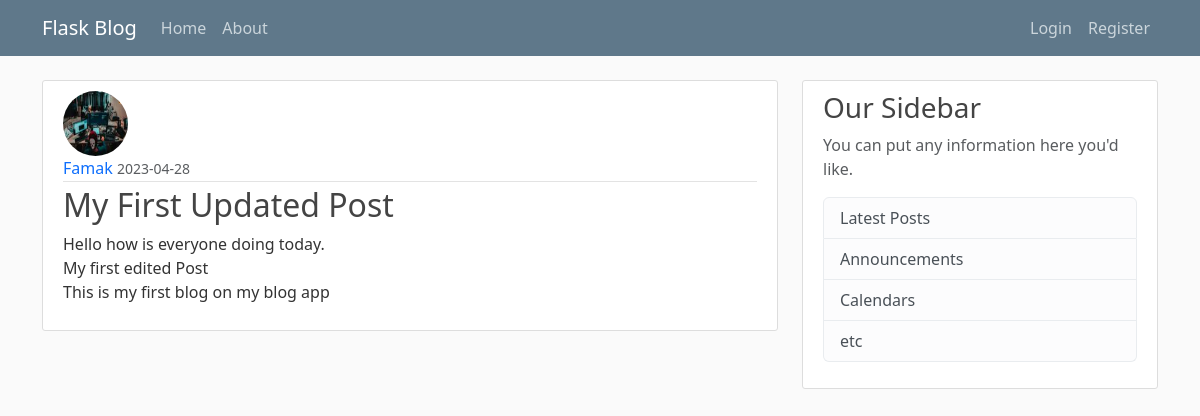
Before: /post/1 with the older database file.
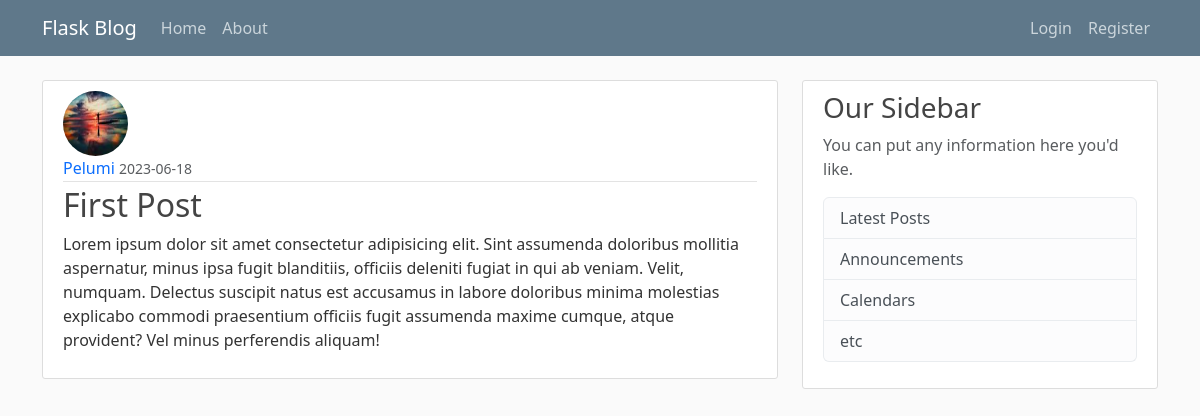
After: the same page with the newer database file.
### flask_blog/models.py (models this page shows, shortened)
class User(db.Model, UserMixin): # This is a table called 'User', then we create coloumns within it
    id = db.Column(db.Integer, primary_key=True)
    username = db.Column(db.String(20), unique=True, nullable=False) # Username must not be longer that 20characters, it has to be unique, it cannot be 'null' meaning it must not be empty
    email = db.Column(db.String(120), unique=True, nullable=False) # Email must not be longer that 120characters, it has to be unique, it cannot be 'null' meaning it must not be empty
    image_file = db.Column(db.String(20), nullable=False, default='default.jpg') # This is the user profile picture. It is going to be stored as an harsh, and the harsh will be 20characters long. It must not be empty, Default profile picture that every user starts out with must be default
    password = db.Column(db.String(60), nullable=False) # The password will be stored has an harsh, the harsh will be 60characters long
    post = db.relationship('Post', backref='author', lazy=True) # This is to say the 'post' attribute has a relationship with the 'Post' module. The 'backref' is similar to adding another column to the Post module. What the backref allows us to do is When we have a post we can simply use the "author" attribute to get the user who created the post

class Post(db.Model): # This will hold our post
    id = db.Column(db.Integer, primary_key=True)
    title = db.Column(db.String(100), nullable=False) # Title length will max out at 100characters
    date_posted = db.Column(db.DateTime, nullable=False, default=datetime.utcnow) # data posted will have a 'column type' of datatime, it must not be empty, then the default will be set with the datetime.utcnow function without the brakets'()' because we are not calling it now, its just a argument. 'utc' is the most accurate time to use in a db
    content = db.Column(db.Text, nullable=False) # The type of this column is a txt, it must not be empty
    user_id = db.Column(db.Integer, db.ForeignKey('user.id'), nullable=False)

### flask_blog/posts/routes.py (the view)
@posts.route("/post/<int:post_id>")
def post(post_id):# It takes post_id as an input
    post = Post.query.get_or_404(post_id)
    return render_template('post.html', title=post.title, post=post)

### flask_blog/templates/post.html (shortened to what this page needs)
{% extends "layout.html" %} {% block content %}
<article class="media content-section">
  <img
    class="rounded-circle article-img"
    src="{{url_for('static', filename='profile_pics/' + post.author.image_file)}}"
    alt=""
  />
  <div class="media-body">
    <div class="article-metadata">
      <a
        class="mr-2"
        href="{{url_for('users.user_posts', username=post.author.username)}}"
        >{{ post.author.username }}</a
      >
      <small class="text-muted"
        >{{ post.date_posted.strftime('%Y-%m-%d') }}</small
      >
    </div>
    <h2 class="article-title">{{ post.title }}</h2>
    <p class="article-content">{{ post.content }}</p>
  </div>
</article>
{% endblock content %}

Changed rows visible on the page:
no longer on this page (row edited): User: image_file (picture), author.username "Famak"
now on this page (row edited): User: image_file (picture), author.username "Pelumi"
changed Post: date_posted "2023-04-28" → "2023-06-18"; title "My First Updated Post" → "First Post"; content "Hello how is everyone doing today. My first edited Post This is my first blog on my blog app" → "Lorem ipsum dolor sit amet consectetur adipisicing elit. Sint assumenda doloribus mollitia aspernatur, minus ipsa fugit blanditiis, officiis deleniti fugiat in qui ab veniam. Velit, numquam. Delectus suscipit natus est accusamus in labore doloribus minima molestias explicabo commodi praesentium officiis fugit assumenda maxime cumque, atque provident? Vel minus perferendis aliquam!"
